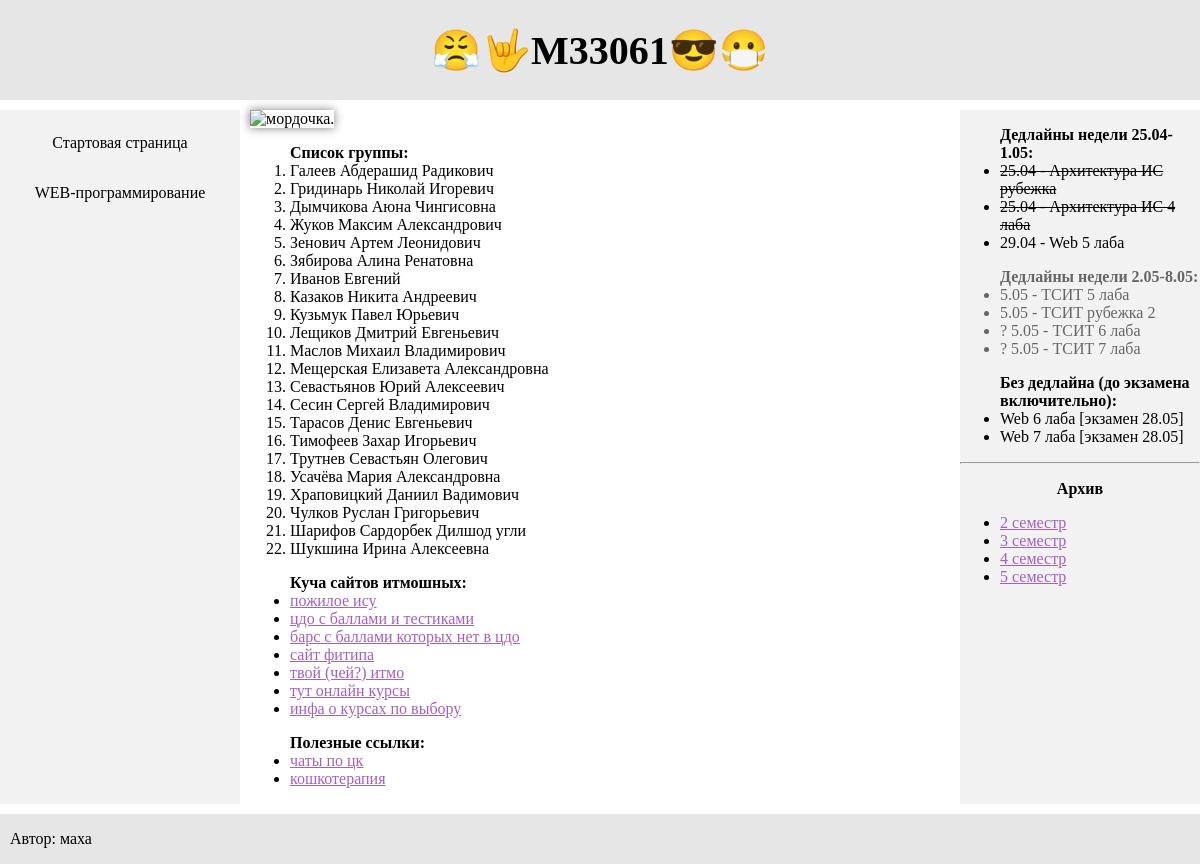
The page / on the database its author committed.
### mysite/models.py (models this page shows, shortened)
class Subject(models.Model):
    slug = models.CharField(max_length=25)
    title = models.CharField(max_length=200)
    сontrol_type = models.CharField(max_length=200)

class Student(models.Model):
    surname = models.CharField(max_length=200)
    name = models.CharField(max_length=200)
    patronymic = models.CharField(max_length=200, null=True, blank=True)
    def __str__(self):
        patronymic = self.patronymic if self.patronymic else ''
        return self.surname + ' ' + self.name + ' ' + patronymic

### mysite/views.py (the view)
# urls.py: path('', MainView.as_view(), name='home'),
class MainView(View):
    def get(self, request, *args, **kwargs):
        subjects = Subject.objects.all()
        students = Student.objects.all()
        return render(request, 'mysite/home.html', context={'subjects': subjects, 'students': students})

### mysite/templates/mysite/home.html
{% extends 'mysite/base.html' %}
{% load static %}
{% block body %}
    {% block header %}😤🤟M33061😎😷️️{% endblock %}
    {% block aside %}
    <aside id="aside">
        <ul>
            <b>Дедлайны недели 25.04-1.05:</b>
            <li><s>25.04 - Архитектура ИС рубежка</s></li>
            <li><s>25.04 - Архитектура ИС 4 лаба</s></li>
            <li>29.04 - Web 5 лаба</li>
        </ul>
        <ul class="not-active">
            <b>Дедлайны недели 2.05-8.05:</b>
            <li>5.05 - ТСИТ 5 лаба</li>
            <li>5.05 - ТСИТ рубежка 2</li>
            <li>? 5.05 - ТСИТ 6 лаба</li>
            <li>? 5.05 - ТСИТ 7 лаба</li>
        </ul>
        <ul>
            <b>Без дедлайна (до экзамена включительно):</b>
            <li>Web 6 лаба [экзамен 28.05]</li>
            <li>Web 7 лаба [экзамен 28.05]</li>
        </ul>
        <hr>
        <p align="center"><b>Архив</b></p>
        <ul>
            <li><a href="https://usachova.gitbook.io/m33061/arkhiv/2-semestr" target="_blank">2 семестр</a></li>
            <li><a href="https://usachova.gitbook.io/m33061/arkhiv/3-semestr" target="_blank">3 семестр</a></li>
            <li><a href="https://usachova.gitbook.io/m33061/arkhiv/4-semestr" target="_blank">4 семестр</a></li>
            <li><a href="index_5sem.html" target="_blank">5 семестр</a></li>
        </ul>
    </aside>
    {% endblock %}
    {% block main %}
        <main id="main">
            <section>
                <img src="https://raw.githubusercontent.com/usachova/ITMO-WEB/main/pics/taylor2.0-1.jpeg"
                     width="252" height="234" title="мордочка." alt="мордочка."
                     onclick="return ChangeTaylor2(this)">
                <ol>
                    <b>Список группы:</b>
                    {% for student in students %}
                        <li>{{ student }}</li>
                    {% endfor %}
                </ol>
                <ul>
                    <b>Куча сайтов итмошных:</b>
                    <li><a href="https://isu.ifmo.ru/" target="_blank">пожилое ису</a></li>
                    <li><a href="https://de.ifmo.ru/" target="_blank">цдо с баллами и тестиками</a></li>
                    <li><a href="https://bars.itmo.ru/" target="_blank">барс с баллами которых нет в цдо</a></li>
                    <li><a href="https://fitp.itmo.ru/" target="_blank">сайт фитипа</a></li>
                    <li><a href="https://my.itmo.ru/" target="_blank">твой (чей?) итмо</a></li>
                    <li><a href="https://openedu.ru/" target="_blank">тут онлайн курсы</a></li>
                    <li><a href="https://student.itmo.ru/ru/choice_bach/" target="_blank">инфа о курсах по выбору</a></li>
                </ul>
                <ul>
                    <b>Полезные ссылки:</b>
                    <li><a href="https://docs.google.com/spreadsheets/d/14rKmxXPC1ZhjsZmxv37xrdP1EjRgI6IwcAP04lLE8jE/edit#gid=0" target="_blank">чаты по цк</a></li>
                    <li><a href="https://t.me/cattherapy" target="_blank">кошкотерапия</a></li>
                </ul>
            </section>
        </main>
    {% endblock %}
{% endblock %}

### mysite/templates/mysite/base.html
<!DOCTYPE html>
{% load static %}
<html lang="ru">
{% include 'mysite/head.html' %}
<body>
    <header id="header">
        <h1>{% block header %}{% endblock %}</h1>
    </header>
    <nav id="nav">
        <p><a href="{% url 'home' %}">Стартовая страница</a></p>
        {% for subject in subjects %}
            <p><a href="{% url 'subject_detail' subject.slug %}">{{ subject.title }}</a></p>
        {% endfor %}
    </nav>
    {% block aside %}{% endblock %}
    {% block main %}{% endblock %}
</body>
{% include 'mysite/footer.html' %}
</html>

### mysite/static/css/style.css (style rules this page uses)
body { display: grid; grid-template-areas: "header header header" "nav main aside" "footer footer footer"; grid-template-rows: 100px 1fr 50px; grid-template-columns: 20% 1fr 20%; grid-gap: 10px; height: 100vh; margin: 0; }
#header { grid-area: header; }
#aside { grid-area: aside; }
#nav { grid-area: nav; }
#main { grid-area: main; }
header { background: #E6E6E6; text-align: center; position: center; }
h1 { font-family: Snell Roundhand, serif; font-size: 250%; text-align: center; text-transform: uppercase; }
nav { background: #F2F2F2; text-align: center; padding: 0; }
nav a { display: block; color: #000; padding: 8px; text-decoration: none; }
a { color: #a35fc4; text-decoration: underline; target: "_blank"; }
aside { background: #F2F2F2; }
aside ul.not-active { color: #666666; }
img { box-shadow: 0 0 10px rgba(0,0,0,0.5); }

### rows shown on the page
Subject: title "WEB-программирование"
Student: patronymic+surname+name "Галеев Абдерашид Радикович"
Student: patronymic+surname+name "Гридинарь Николай Игоревич"
Student: patronymic+surname+name "Дымчикова Аюна Чингисовна"
Student: patronymic+surname+name "Жуков Максим Александрович"
Student: patronymic+surname+name "Зенович Артем Леонидович"
Student: patronymic+surname+name "Зябирова Алина Ренатовна"
Student: patronymic+surname+name "Иванов Евгений"
Student: patronymic+surname+name "Казаков Никита Андреевич"
Student: patronymic+surname+name "Кузьмук Павел Юрьевич"
Student: patronymic+surname+name "Лещиков Дмитрий Евгеньевич"
Student: patronymic+surname+name "Маслов Михаил Владимирович"
Student: patronymic+surname+name "Мещерская Елизавета Александровна"
Student: patronymic+surname+name "Севастьянов Юрий Алексеевич"
Student: patronymic+surname+name "Сесин Сергей Владимирович"
Student: patronymic+surname+name "Тарасов Денис Евгеньевич"
Student: patronymic+surname+name "Тимофеев Захар Игорьевич"
Student: patronymic+surname+name "Трутнев Севастьян Олегович"
Student: patronymic+surname+name "Усачёва Мария Александровна"
Student: patronymic+surname+name "Храповицкий Даниил Вадимович"
Student: patronymic+surname+name "Чулков Руслан Григорьевич"
Student: patronymic+surname+name "Шарифов Сардорбек Дилшод угли"
Student: patronymic+surname+name "Шукшина Ирина Алексеевна"
